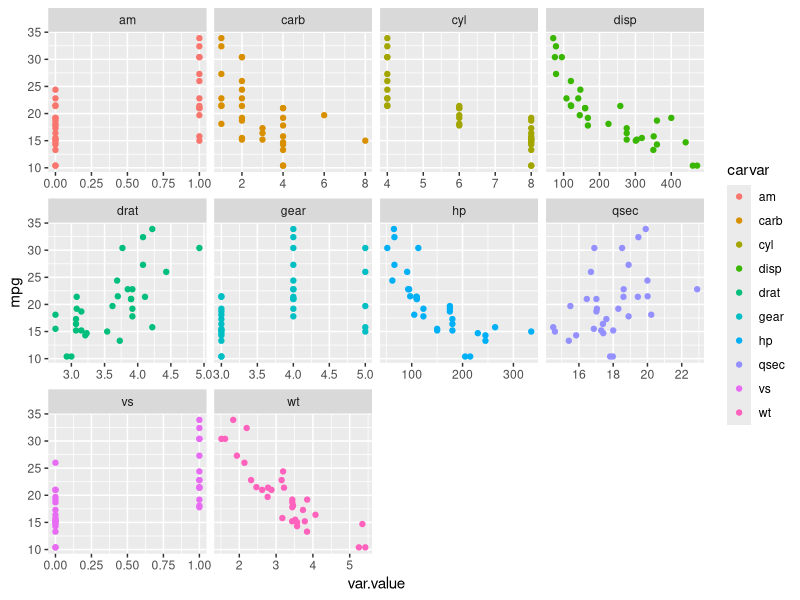

R code for this plot:
## ---- chunk 1
data(mtcars)
mtcars <- mtcars #call mtcars because data load is lazy

#load libs
library(ggplot2); library(dplyr); library(tidyr)

#some quick munging
df <- mtcars %>% gather(carvar, var.value, cyl:carb)
ggplot(df)  + 
    geom_point(aes(x = var.value, y = mpg, color = carvar)) +
    facet_wrap( ~ carvar, scales = "free_x")
## ---- chunk 2
df <- mtcars; df$GPM <- mtcars$mpg ^ -1; df$HPWT <- mtcars$hp / mtcars$wt
fit <- lm(GPM ~ wt + HPWT + factor(am), data = df)
summary(fit)$coeff
